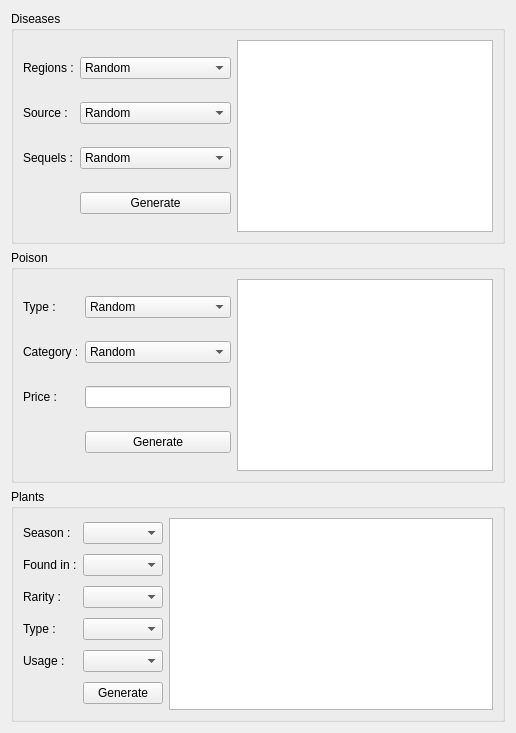
       <widget class="QWidget" name="disease_generator_tab">
        <attribute name="title">
         <string>Disease/Poison/Plant Generator</string>
        </attribute>
        <layout class="QVBoxLayout" name="verticalLayout">
         <item>
          <widget class="QGroupBox" name="group_disease_generator">
           <property name="title">
            <string>Diseases</string>
           </property>
           <layout class="QGridLayout" name="gridLayout_17">
            <item row="0" column="0">
             <layout class="QGridLayout" name="layout_disease_options">
              <item row="0" column="1">
               <widget class="QLabel" name="label_disease_regions">
                <property name="text">
                 <string>Regions :</string>
                </property>
               </widget>
              </item>
              <item row="1" column="1">
               <widget class="QLabel" name="label_disease_source">
                <property name="text">
                 <string>Source :</string>
                </property>
               </widget>
              </item>
              <item row="2" column="1">
               <widget class="QLabel" name="label_disease_sequels">
                <property name="text">
                 <string>Sequels :</string>
                </property>
               </widget>
              </item>
              <item row="2" column="2">
               <widget class="QComboBox" name="combobox_disease_sequels">
                <item>
                 <property name="text">
                  <string>Random</string>
                 </property>
                </item>
                <item>
                 <property name="text">
                  <string>Permanent loss of stat</string>
                 </property>
                </item>
                <item>
                 <property name="text">
                  <string>Relapses</string>
                 </property>
                </item>
                <item>
                 <property name="text">
                  <string>Another disease</string>
                 </property>
                </item>
                <item>
                 <property name="text">
                  <string>Teeth loss</string>
                 </property>
                </item>
                <item>
                 <property name="text">
                  <string>Nothing</string>
                 </property>
                </item>
               </widget>
              </item>
              <item row="1" column="2">
               <widget class="QComboBox" name="combobox_disease_source">
                <item>
                 <property name="text">
                  <string>Random</string>
                 </property>
                </item>
                <item>
                 <property name="text">
                  <string>Touch</string>
                 </property>
                </item>
                <item>
                 <property name="text">
                  <string>Saliva Exchange</string>
                 </property>
                </item>
                <item>
                 <property name="text">
                  <string>Breathing</string>
                 </property>
                </item>
                <item>
                 <property name="text">
                  <string>Ingestion</string>
                 </property>
                </item>
                <item>
                 <property name="text">
                  <string>Injuries</string>
                 </property>
                </item>
                <item>
                 <property name="text">
                  <string>Sex</string>
                 </property>
                </item>
                <item>
                 <property name="text">
                  <string>Animal</string>
                 </property>
                </item>
               </widget>
              </item>
              <item row="0" column="2">
               <widget class="QComboBox" name="combobox_disease_region">
                <item>
                 <property name="text">
                  <string>Random</string>
                 </property>
                </item>
                <item>
                 <property name="text">
                  <string>All</string>
                 </property>
                </item>
                <item>
                 <property name="text">
                  <string>Mountain</string>
                 </property>
                </item>
                <item>
                 <property name="text">
                  <string>Continental</string>
                 </property>
                </item>
                <item>
                 <property name="text">
                  <string>Tropical</string>
                 </property>
                </item>
                <item>
                 <property name="text">
                  <string>Oceanic</string>
                 </property>
                </item>
                <item>
                 <property name="text">
                  <string>At sea</string>
                 </property>
                </item>
                <item>
                 <property name="text">
                  <string>Cold</string>
                 </property>
                </item>
                <item>
                 <property name="text">
                  <string>Desertic</string>
                 </property>
                </item>
               </widget>
              </item>
              <item row="3" column="2">
               <widget class="QPushButton" name="button_disease_generate">
                <property name="text">
                 <string>Generate</string>
                </property>
               </widget>
              </item>
             </layout>
            </item>
            <item row="0" column="1">
             <layout class="QGridLayout" name="gridLayout_16">
              <item row="0" column="0">
               <widget class="QTextBrowser" name="display_disease"/>
              </item>
             </layout>
            </item>
           </layout>
          </widget>
         </item>
         <item>
          <widget class="QGroupBox" name="group_poison_generator">
           <property name="title">
            <string>Poison</string>
           </property>
           <layout class="QGridLayout" name="gridLayout_22">
            <item row="0" column="0">
             <layout class="QGridLayout" name="layout_poison_options">
              <item row="0" column="0">
               <widget class="QLabel" name="label_poison_type">
                <property name="text">
                 <string>Type :</string>
                </property>
               </widget>
              </item>
              <item row="1" column="0">
               <widget class="QLabel" name="label_poison_category">
                <property name="text">
                 <string>Category :</string>
                </property>
               </widget>
              </item>
              <item row="2" column="0">
               <widget class="QLabel" name="label_poison_price">
                <property name="text">
                 <string>Price :</string>
                </property>
               </widget>
              </item>
              <item row="1" column="1">
               <widget class="QComboBox" name="combobox_poison_category">
                <item>
                 <property name="text">
                  <string>Random</string>
                 </property>
                </item>
               </widget>
              </item>
              <item row="0" column="1">
               <widget class="QComboBox" name="combobox_poison_type">
                <item>
                 <property name="text">
                  <string>Random</string>
                 </property>
                </item>
               </widget>
              </item>
              <item row="3" column="1">
               <widget class="QPushButton" name="button_poison_generate">
                <property name="text">
                 <string>Generate</string>
                </property>
               </widget>
              </item>
              <item row="2" column="1">
               <widget class="QLineEdit" name="lineedit_poison_price"/>
              </item>
             </layout>
            </item>
            <item row="0" column="1">
             <layout class="QGridLayout" name="layout_poison_display">
              <item row="0" column="0">
               <widget class="QTextBrowser" name="display_poison"/>
              </item>
             </layout>
            </item>
           </layout>
          </widget>
         </item>
         <item>
          <widget class="QGroupBox" name="group_plant_generator">
           <property name="title">
            <string>Plants</string>
           </property>
           <layout class="QGridLayout" name="gridLayout_25">
            <item row="0" column="0">
             <layout class="QGridLayout" name="layou_plant_options">
              <item row="5" column="0">
               <widget class="QLabel" name="label_plant_usage">
                <property name="text">
                 <string>Usage :</string>
                </property>
               </widget>
              </item>
              <item row="5" column="1">
               <widget class="QComboBox" name="combobox_plant_usage"/>
              </item>
              <item row="4" column="1">
               <widget class="QComboBox" name="combobox_plant_type"/>
              </item>
              <item row="2" column="1">
               <widget class="QComboBox" name="combobox_plant_rarity"/>
              </item>
              <item row="1" column="1">
               <widget class="QComboBox" name="combobox_plant_foundin"/>
              </item>
              <item row="0" column="1">
               <widget class="QComboBox" name="combobox_plant_season"/>
              </item>
              <item row="1" column="0">
               <widget class="QLabel" name="label_plant_foundin">
                <property name="text">
                 <string>Found in :</string>
                </property>
               </widget>
              </item>
              <item row="0" column="0">
               <widget class="QLabel" name="label_plant_season">
                <property name="text">
                 <string>Season :</string>
                </property>
               </widget>
              </item>
              <item row="2" column="0">
               <widget class="QLabel" name="label_plant_rarity">
                <property name="text">
                 <string>Rarity :</string>
                </property>
               </widget>
              </item>
              <item row="4" column="0">
               <widget class="QLabel" name="label_plant_type">
                <property name="text">
                 <string>Type :</string>
                </property>
               </widget>
              </item>
              <item row="6" column="1">
               <widget class="QPushButton" name="button_plant_generate">
                <property name="text">
                 <string>Generate</string>
                </property>
               </widget>
              </item>
             </layout>
            </item>
            <item row="0" column="1">
             <layout class="QGridLayout" name="layout_display_plant">
              <item row="0" column="0">
               <widget class="QTextBrowser" name="display_plant"/>
              </item>
             </layout>
            </item>
           </layout>
          </widget>
         </item>
        </layout>
       </widget>
